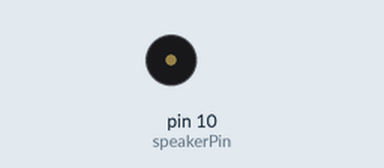
Simulated run of this sketch. Board: Arduino Uno, built with avr-gcc and run on an emulated ATmega328P. On the bench: buzzer (waves = sounding). Random numbers use the default seed unless the sketch sets one; what the sketch prints to the serial monitor is not drawn.

Above: at 0.1 s.
At 35.18 s:
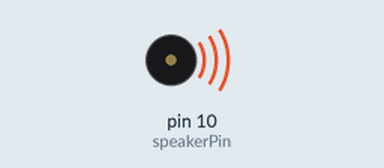
Timing chart, 0 to 40.0 s (numbered marks = the images above):
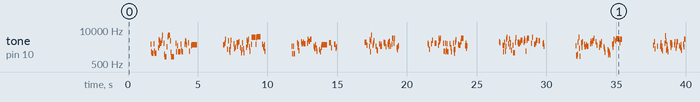

Measured:
- by itself, tone on pin 10 (speakerPin): plays 2911 Hz for 0.04 s, 1472 Hz for 0.04 s, 1288 Hz for 0.12 s, 2919 Hz for 0.04 s, 1514 Hz for 0.04 s, 1288 Hz for 0.16 s … (291 notes in this stretch)

The sketch:

r2d4.ino
```cpp
//#include "musical_notes.h"
#include <TrueRandom.h>
#include <r2d4.h>
#define byte uint8_t
//#include <string.h>

int speakerPin = 10; // speaker connected to digital pin 9
int PRNT = 1;

void setup()
{
  Serial.begin(9600);
  pinMode(speakerPin, OUTPUT); // sets the speakerPin to be an output
}

int r2_soundPlay(byte f0b, byte f1b, byte fIb, byte d0, byte d1, byte dIb, byte rep, int simul)
{
  int f0 = (int)f0b*100;
  int f1 = (int)f1b*100;
  float dI = (float)dIb/100;
  float fI = (float)fIb/100;
  float freq = f0;
  float dur = d0;
  byte retD = 0;
  byte retF = 0;
  int wholedur = 0;
  if ( (f0 == f1) and (d0 == d1) ) return wholedur;
  while (1) {
  	if (rep > 0) rep--;
    if ((f0 == f1) or (fI == 1)) retF = 1;
    else retF = 0;
    if ((d0 == d1) or (dI == 1)) retD = 1;
    else retD = 0;
    if (simul == 0) beep(speakerPin,freq,dur);
    wholedur += dur;
    if (retF != 1) {
      if (f0 < f1) {
        if (freq <= f1) freq *= fI;
        else retF = 1;
      }
      else {
        if (freq >= f1) freq /= fI;
        else retF = 1;
      }
    }
    if (retD != 1) {
      if (d0 < d1) {
        if (dur <= d1) dur *= dI;
        else retD = 1;
      } else {
        if (dur >= d1) dur /= dI;
        else retD = 1;
      }
    }
    if (retD and retF and (rep <= 0)) break;
    fI += 0.05;
    dI += 0.05;
  }
  return wholedur;
}

void r2_soundPlayTyp(r2sound soundA, byte typ, byte playRep) {
	switch (typ) {
	    case 1:
	      r2_soundPlay(soundA.f0, soundA.f1, soundA.fI, soundA.d0, soundA.d1, soundA.dI, playRep, 0);
	      break;
	    case 2:
	      r2_soundPlay(soundA.f1, soundA.f0, soundA.fI, soundA.d0, soundA.d1, soundA.dI, playRep, 0);
	      break;
	    case 3:
	      r2_soundPlay(soundA.f0, soundA.f1, soundA.fI, soundA.d1, soundA.d0, soundA.dI, playRep, 0);
	      break;
	    case 4:
	      r2_soundPlay(soundA.f1, soundA.f0, soundA.fI, soundA.d1, soundA.d0, soundA.dI, playRep, 0);
	      break;
	}
}

r2sentence r2_SentenceGen(byte lenmin, byte lenmax, byte fmin, byte fmax, byte fdval,
													byte dmin, byte dmax, byte buzzf, byte buzzd, byte pRep, float wend, byte nfo) {
  byte sentencelength = TrueRandom.random(lenmin, lenmax);
  byte wordEndDelay, soundEndDelay, patternRep, playRep;
  byte k, randChoice;
  r2sentence r2s;
	byte f0, f1, d0, d1, dA0, fI, flow, fdist, dI;
	byte senti = 0;
	byte sqi = 0;
	byte prevsound = 255;
	bool pRepBool = false;
	bool sRepBool = false;
	r2s.sentencelength = sentencelength;
  //SS[i] = r2_soundGen(3000  , 10000  , 10000, 10, 1000, 6000, 5, 25, 20, 10, patternRep); //normal
  //r2sound sound0 = r2_soundGen(100  , 7100 , 10000, 10, 1000, 6000, 5, 25, 20, 10); //angry
  //r2sound sound0 = r2_soundGen(10000  , 27000 , 10000, 10, 10000, 16000, 5, 25, 20, 10); //problem
  // filling up the sound array
  fdist = (fmax - fmin) / (255 / fdval);
	for(int i=0; i<10; i++){
		// soundgen
	  dA0 = TrueRandom.random(0, fdist);
	  f0 = TrueRandom.random(fmin, fmax-dA0);
	  f1 = f0 + dA0;
	  fI = 100 + TrueRandom.random(buzzd, buzzf);
	  d0 = TrueRandom.random(dmin, dmax);
	  d1 = TrueRandom.random(dmin, dmax);
	  dI = 100 + TrueRandom.random(buzzd, buzzf);
    //storage
	  r2s.sounds[i] = {f0, f1, fI, d0, d1, dI};
		// soundinfo
	  if (nfo > 0) printp("i: ", i);
		if (nfo > 0) printsoundinfo2(&r2s.sounds[i]);
	}
	// filling up the sequence
  while(1) {
    if (nfo > 0) printp("senti: ", senti);
    if (nfo > 0) printp("sqi: ", sqi);
    if (nfo > 0) printp(" -sentencelength: ", r2s.sentencelength);
		if ((senti >= r2s.sentencelength) or (sqi>90)) break;
		// choose a sound
		randChoice = TrueRandom.random(0, 7);
		if (nfo > 0) printp(" -randChoice: ", randChoice);
		if ((randChoice == 0) and sRepBool) {
			r2s.sq[sqi] = prevsound; //previous sound
			sRepBool = false;
			if (nfo > 0) printp(" -soundprev: ", prevsound);
		} else {
			if (senti >= 10) {
				r2s.sq[sqi] = prevsound; // random sound
				while (r2s.sq[sqi] == prevsound) r2s.sq[sqi] = TrueRandom.random(0, 10);
			} else r2s.sq[sqi] = senti; // same sound as index
			prevsound = r2s.sq[sqi];
			if (nfo > 0) printp(" -soundnew: ", prevsound);
			sRepBool = true;
		}
		//pattern
		randChoice = TrueRandom.random(0, 7);
		if (nfo > 0) printp(" -randChoice: ", randChoice);
   	if (nfo > 0) Serial.print(" -pattern:");
		k = 3;
		if ((randChoice == 0) and pRepBool) {
			r2s.sq[sqi+k] = 0; //repeat prev pattern
			pRepBool = false; // do not repeat again
    	if (nfo > 0) Serial.print(0);
    	k++;
		} else {
			patternRep = TrueRandom.random(2, 5);
			if (nfo > 0) printp(" -patternRep: ", patternRep);
			pRepBool = true;
			for(k=3; k<patternRep+3; k++) {
				r2s.sq[sqi+k] = TrueRandom.random(1, 5);
    		if (nfo > 0) printp(" p:", r2s.sq[sqi+k]);
			}
		}
		//soundEndDelay
		soundEndDelay = TrueRandom.random(50, 180) / (6-patternRep);
		r2s.sq[sqi+1] = soundEndDelay;
    if (nfo > 0) printp(" -soundEndDelay: ", soundEndDelay);
		if (nfo > 0) printp(" *k:", k);
		//playrep
	  playRep = TrueRandom.random(0, pRep) * ((6 - patternRep) / 3);
    if (nfo > 0) printp(" -playRep: ", playRep);
		r2s.sq[sqi+2] = playRep;
		//wordEndDelay
		wordEndDelay = TrueRandom.random(100*wend, 200*wend);
    if (nfo > 0) printp2(" -wordEndDelay: ", wordEndDelay);
		r2s.sq[sqi+k] = wordEndDelay;
		sqi += k+1;
		senti += 1;
  }
  if (nfo > 0) Serial.println();
  if (nfo > 0) printp2(" sentencelength", r2s.sentencelength);
  return r2s;
}

void r2_SentencePlay(r2sentence *r2s) {
	byte sqi = 0;
	byte j, soundEndDelay, wordEndDelay, playRep;
	byte patternprev[6];
	byte k = 0;
	byte wordnum = 0;
	while(1) {
		if (wordnum == r2s->sentencelength) break;
		printp("wordnum: ", wordnum);
		printp(" sl: ", r2s->sentencelength);
		printp(" sqi: ", sqi);
		printp(" (", r2s->sq[sqi]);
		printp("-",((r2s->sounds[r2s->sq[sqi]].f0+r2s->sounds[r2s->sq[sqi]].f1)/2)*100, ")");
		soundEndDelay = r2s->sq[sqi+1];
		printp(" -soundEndDelay", soundEndDelay);
		playRep = r2s->sq[sqi+2];
		printp(" -playRep:", playRep);
		k = 3;
		printp(" -pattern:",r2s->sq[sqi+k]);
		Serial.print("-");
		if (r2s->sq[sqi+k] == 0) {
			j=0;
			while(patternprev[j] < 10){
				Serial.print(patternprev[j]);
				r2_soundPlayTyp(r2s->sounds[r2s->sq[sqi]], patternprev[j], playRep);
				j++;
			}
			k++;
		} else {
			while (r2s->sq[sqi+k] < 10) {
				Serial.print(r2s->sq[sqi+k]);
				r2_soundPlayTyp(r2s->sounds[r2s->sq[sqi]], r2s->sq[sqi+k], playRep);
				patternprev[k-3] = r2s->sq[sqi+k];
				k++;
			}
			patternprev[k-3] = r2s->sq[sqi+k];
			for(int z=0; z<6; z++){
			   printp(" pp:", patternprev[z]);
			}
		}
		wordEndDelay = r2s->sq[sqi+k];
		printp(" -k:", k);
    printp2(" -wordEndDelay: ", wordEndDelay);
    delay(wordEndDelay);
		sqi += k + 1;
		wordnum++;
	}
	Serial.println();
}

r2sentence r2_SentenceGenMood(byte level, byte tired, byte slow) {

}

int sentencei = 1;
r2sentence r2s;
void loop()
{
  //int patternRep = random(1, 6);
  if (sentencei < 4000) {
    printp2("Sentence: ", sentencei);
    // r2s = r2_SentenceGen(6,12, 2,255,   75,  5, 100,  20, 0.2, 1);
    // r2_SentencePlay(&r2s);
    // r2s = r2_SentenceGen(6,12, 2,255,   75,  1, 20,  30, 0.4, 1);
    // r2_SentencePlay(&r2s);

    r2s = r2_SentenceGen(6,12, 30,100,255, 5,20,  2, 40,  20, 0.8, 1);
    r2_SentencePlay(&r2s);
//    r2s = r2_SentenceGen(6,12, 200,255, 65, 2, 60, 20, 0.4, 1);
    //r2_SentencePlay(&S_gps);
    // r2sentence sent0 = r2_SentenceGen(2,6);
    // r2_SentencePlay(sent0);
    // if (TrueRandom.random(1, 10) == 1) {
    //   int ldelay = TrueRandom.random(2500, 6000);
    //   Serial.print("long delay");
    //   Serial.println(ldelay);
    //   delay(ldelay);
    // }
    sentencei++;
  }
}

void beep (int speakerPin, float noteFrequency, long noteDuration)
{
  int x;
  // Convert the frequency to microseconds
  float microsecondsPerWave = 1000000/noteFrequency;
  // Calculate how many HIGH/LOW cycles there are per millisecond
  float millisecondsPerCycle = 1000/(microsecondsPerWave * 2);
  // Multiply noteDuration * number or cycles per millisecond
  float loopTime = noteDuration * millisecondsPerCycle;
  // Play the note for the calculated loopTime.
  for (x=0;x<loopTime;x++)
          {
              digitalWrite(speakerPin,HIGH);
              delayMicroseconds(microsecondsPerWave);
              digitalWrite(speakerPin,LOW);
              delayMicroseconds(microsecondsPerWave);
          }
}

void printsoundinfo(r2sound *sound0) {
		printp("||f0: ", (int)sound0->f0*100);
		printp(" -f1: ",(int)sound0->f1*100);
		printp(" -freqInc: ",(float)sound0->fI/100);
		printp(" -d0: ",sound0->d0);
		printp(" -d1: ",sound0->d1);
		printp2(" -durInc: ", (float)sound0->dI/100);
}
void printsoundinfo2(r2sound *sound0) {
		printp("{",sound0->f0);
		printp(",",sound0->f1);
		printp(",",sound0->fI);
		printp(",",sound0->d0);
		printp(",",sound0->d1);
		printp2(",",sound0->dI, "}");
}
void printp(String s0, int i0, String s1) {
  if (PRNT == 1) {Serial.print(s0);  Serial.print(i0); Serial.print(s1); };
}
void printp(String s0, int i0) {
  if (PRNT == 1) {Serial.print(s0);  Serial.print(i0);};
}
void printp(String s0, float i0) {
  if (PRNT == 1) {Serial.print(s0);  Serial.print(i0);};
}
void printp2(String s0, int i0) {
  if (PRNT == 1) {Serial.print(s0);  Serial.println(i0);};
}
void printp2(String s0, int i0, String s1) {
  if (PRNT == 1) {Serial.print(s0);  Serial.print(i0); Serial.println(s1); };
}
void printp2(String s0, float i0) {
  if (PRNT == 1) {Serial.print(s0);  Serial.println(i0);};
}
```

r2d4.h
```cpp
#include <stdio.h>
#include <string.h>
#define byte uint8_t

struct r2sound {
  byte f0;
  byte f1;
  byte fI;
  byte d0;
  byte d1;
  byte dI;
};

// i: 5||f0: 6700 -f1: 9300 -freqInc: 1.08 -d0: 21 -d1: 5 -durInc: 1.77
// i: 6||f0: 3000 -f1: 7400 -freqInc: 1.22 -d0: 9 -d1: 5 -durInc: 1.83
// (5-8000)-41 (6-5200)-43
// senti: 5 -sentencelength: 7 -randChoice: 5 -soundnew: 5 -soundEndDelay: 19 -randChoice: 3 -pattern: -patternRep: 2 p:4 p:1*k:5 -playRep: 1 -wordEndDelay: 235
// senti: 6 -sentencelength: 7 -randChoice: 5 -soundnew: 6 -soundEndDelay: 14 -randChoice: 1 -pattern: -patternRep: 2 p:4 p:3*k:5 -playRep: 10 -wordEndDelay: 249

struct r2sentence {
	r2sound sounds[10];
  byte sq[90];
  byte sentencelength;
};

r2sentence S_gps = {{{67,93,108,21,5,177},{30,74,122,9,5,183}},{0,19,1,4,1,145,1,14,10,4,3,149},2};

r2sentence r2_SentenceGen(byte lenmin, byte lenmax, byte nfo);
```
